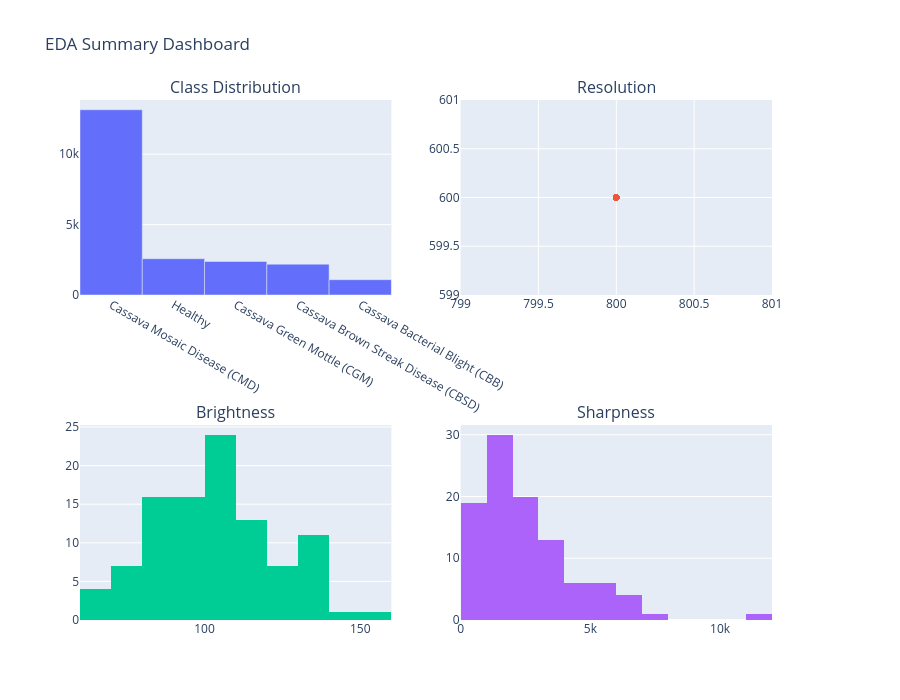

Notebook source saved alongside this figure:
### Markdown cell above
# **Interactive Plots**

### Code cell
from plotly.subplots import make_subplots
import plotly.graph_objects as go

# Showing 4 plots together in a 2x2 grid
fig = make_subplots(rows=2, cols=2,
                     subplot_titles=("Class Distribution", "Resolution", 
                                      "Brightness", "Sharpness"))

# Plot 1: class distribution bar
fig.add_trace(go.Bar(x=counts.index, y=counts.values, showlegend=False), row=1, col=1)

# Plot 2: resolution scatter
fig.add_trace(go.Scatter(x=sample_df["width"], y=sample_df["height"], 
                          mode="markers", showlegend=False), row=1, col=2)

# Plot 3: brightness histogram
fig.add_trace(go.Histogram(x=sample_df["brightness"], showlegend=False), row=2, col=1)

# Plot 4: sharpness histogram
fig.add_trace(go.Histogram(x=sample_df["sharpness_score"], showlegend=False), row=2, col=2)

fig.update_layout(height=700, title_text="EDA Summary Dashboard")
fig.show()

### Figure 1 — Plotly figure (JSON) as saved in the notebook; plotly's stock layout.template omitted (floating-point values rounded to 4 significant figures)
{"data": [{"showlegend": false, "type": "bar", "x": ["Cassava Mosaic Disease (CMD)", "Healthy", "Cassava Green Mottle (CGM)", "Cassava Brown Streak Disease (CBSD)", "Cassava Bacterial Blight (CBB)"], "xaxis": "x", "y": [13158, 2577, 2386, 2189, 1087], "yaxis": "y"}, {"mode": "markers", "showlegend": false, "type": "scatter", "x": [800, 800, 800, 800, 800, 800, 800, 800, 800, 800, 800, 800, 800, 800, 800, 800, 800, 800, 800, 800, 800, 800, 800, 800, 800, 800, 800, 800, 800, 800, 800, 800, 800, 800, 800, 800, 800, 800, 800, 800, 800, 800, 800, 800, 800, 800, 800, 800, 800, 800, 800, 800, 800, 800, 800, 800, 800, 800, 800, 800, 800, 800, 800, 800, 800, 800, 800, 800, 800, 800, 800, 800, 800, 800, 800, 800, 800, 800, 800, 800, 800, 800, 800, 800, 800, 800, 800, 800, 800, 800, 800, 800, 800, 800, 800, 800, 800, 800, 800, 800], "xaxis": "x2", "y": [600, 600, 600, 600, 600, 600, 600, 600, 600, 600, 600, 600, 600, 600, 600, 600, 600, 600, 600, 600, 600, 600, 600, 600, 600, 600, 600, 600, 600, 600, 600, 600, 600, 600, 600, 600, 600, 600, 600, 600, 600, 600, 600, 600, 600, 600, 600, 600, 600, 600, 600, 600, 600, 600, 600, 600, 600, 600, 600, 600, 600, 600, 600, 600, 600, 600, 600, 600, 600, 600, 600, 600, 600, 600, 600, 600, 600, 600, 600, 600, 600, 600, 600, 600, 600, 600, 600, 600, 600, 600, 600, 600, 600, 600, 600, 600, 600, 600, 600, 600], "yaxis": "y2"}, {"showlegend": false, "type": "histogram", "x": [75.41, 106.0, 137.9, 107.0, 74.03, 108.2, 91.92, 66.34, 92.12, 95.84, 70.53, 115.7, 106.8, 91.47, 86.04, 104.7, 106.3, 82.92, 124.7, 112.4, 113.9, 119.5, 124.2, 117.1, 130.1, 132.3, 68.62, 104.9, 93.75, 130.6, 101.3, 124.3, 70.15, 78.71, 113.3, 84.29, 152.4, 112.1, 81.33, 104.4, 119.7, 99.14, 91.32, 67.42, 93.3, 109.3, 136.6, 109.0, 128.0, 89.46, 95.02, 83.82, 92.78, 84.9, 136.5, 83.98, 100.7, 119.2, 103.5, 110.7, 85.56, 100.5, 75.91, 142.0, 137.6, 106.6, 106.8, 137.8, 89.0, 104.9, 100.1, 89.74, 84.16, 133.7, 76.54, 105.4, 113.6, 102.8, 90.36, 93.1, 82.16, 114.5, 85.77, 95.71, 93.86, 85.58, 106.8, 125.6, 129.1, 135.7, 112.5, 102.6, 104.2, 122.2, 108.3, 131.3, 97.64, 64.86, 94.56, 84.02], "xaxis": "x3", "yaxis": "y3"}, {"showlegend": false, "type": "histogram", "x": [723.2, 3184.0, 3118.0, 1662.0, 440.3, 1131.0, 1624.0, 1820.0, 1824.0, 4339.0, 401.6, 611.8, 1490.0, 275.1, 2250.0, 81.56, 5257.0, 4302.0, 2022.0, 1072.0, 2967.0, 1548.0, 1224.0, 6452.0, 212.5, 2129.0, 1425.0, 2206.0, 2385.0, 540.4, 2662.0, 1322.0, 973.0, 3803.0, 3248.0, 570.6, 642.0, 1449.0, 2384.0, 704.7, 1027.0, 3698.0, 3884.0, 1464.0, 2227.0, 11240.0, 1081.0, 6199.0, 516.3, 895.7, 2459.0, 7348.0, 1385.0, 2247.0, 1605.0, 4527.0, 1934.0, 2766.0, 2885.0, 4441.0, 3470.0, 1292.0, 1848.0, 5596.0, 5572.0, 4084.0, 1086.0, 1334.0, 4551.0, 1865.0, 1180.0, 6668.0, 1534.0, 2224.0, 2757.0, 5589.0, 2434.0, 418.2, 656.8, 3272.0, 1855.0, 2716.0, 578.8, 5604.0, 5112.0, 2947.0, 3796.0, 510.1, 3392.0, 1022.0, 1349.0, 6987.0, 2646.0, 1672.0, 691.9, 1381.0, 3512.0, 3229.0, 3816.0, 2329.0], "xaxis": "x4", "yaxis": "y4"}], "layout": {"annotations": [{"font": {"size": 16}, "showarrow": false, "text": "Class Distribution", "x": 0.225, "xanchor": "center", "xref": "paper", "y": 1, "yanchor": "bottom", "yref": "paper"}, {"font": {"size": 16}, "showarrow": false, "text": "Resolution", "x": 0.775, "xanchor": "center", "xref": "paper", "y": 1, "yanchor": "bottom", "yref": "paper"}, {"font": {"size": 16}, "showarrow": false, "text": "Brightness", "x": 0.225, "xanchor": "center", "xref": "paper", "y": 0.375, "yanchor": "bottom", "yref": "paper"}, {"font": {"size": 16}, "showarrow": false, "text": "Sharpness", "x": 0.775, "xanchor": "center", "xref": "paper", "y": 0.375, "yanchor": "bottom", "yref": "paper"}], "height": 700, "title": {"text": "EDA Summary Dashboard"}, "xaxis": {"anchor": "y", "domain": [0, 0.45]}, "xaxis2": {"anchor": "y2", "domain": [0.55, 1]}, "xaxis3": {"anchor": "y3", "domain": [0, 0.45]}, "xaxis4": {"anchor": "y4", "domain": [0.55, 1]}, "yaxis": {"anchor": "x", "domain": [0.625, 1]}, "yaxis2": {"anchor": "x2", "domain": [0.625, 1]}, "yaxis3": {"anchor": "x3", "domain": [0, 0.375]}, "yaxis4": {"anchor": "x4", "domain": [0, 0.375]}}}
